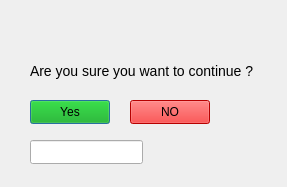
<?xml version="1.0" encoding="UTF-8"?>
<ui version="4.0">
 <class>Dialog</class>
 <widget class="QDialog" name="Dialog">
  <property name="geometry">
   <rect>
    <x>0</x>
    <y>0</y>
    <width>287</width>
    <height>187</height>
   </rect>
  </property>
  <property name="windowTitle">
   <string>Dialog</string>
  </property>
  <widget class="QLabel" name="label">
   <property name="geometry">
    <rect>
     <x>30</x>
     <y>60</y>
     <width>281</width>
     <height>21</height>
    </rect>
   </property>
   <property name="styleSheet">
    <string notr="true">font-size:14px;
color:black;</string>
   </property>
   <property name="text">
    <string>Are you sure you want to continue ?</string>
   </property>
  </widget>
  <widget class="QPushButton" name="pushButton">
   <property name="geometry">
    <rect>
     <x>30</x>
     <y>100</y>
     <width>80</width>
     <height>24</height>
    </rect>
   </property>
   <property name="styleSheet">
    <string notr="true">background-color: rgb(0, 170, 0)</string>
   </property>
   <property name="text">
    <string>Yes</string>
   </property>
  </widget>
  <widget class="QPushButton" name="pushButton_2">
   <property name="geometry">
    <rect>
     <x>130</x>
     <y>100</y>
     <width>80</width>
     <height>24</height>
    </rect>
   </property>
   <property name="styleSheet">
    <string notr="true">background-color: rgb(255, 0, 0)</string>
   </property>
   <property name="text">
    <string>NO</string>
   </property>
  </widget>
  <widget class="QLineEdit" name="lineEdit">
   <property name="geometry">
    <rect>
     <x>30</x>
     <y>140</y>
     <width>113</width>
     <height>24</height>
    </rect>
   </property>
  </widget>
 </widget>
 <resources/>
 <connections/>
</ui>
